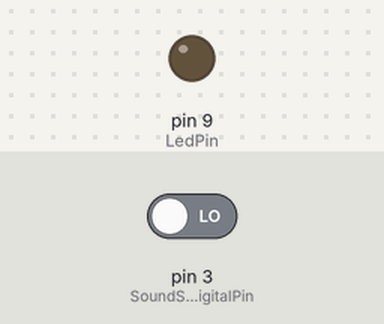
The sketch below on a simulated Arduino Uno, built with avr-gcc and run on an emulated ATmega328P. Parts: output pins drawn as LEDs (lit = HIGH). Inputs (shaded band) come from the test bench; at power-on: pin 3 (SoundSensorDigitalPin) LOW.

Above: at 1.2 s.
1.3 s: pin 3 (SoundSensorDigitalPin) driven HIGH
At 4.1 s:
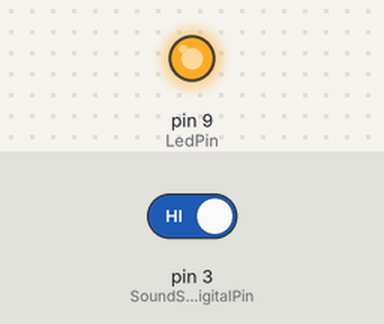
4.3 s: pin 3 (SoundSensorDigitalPin) driven LOW
At 5.1 s:
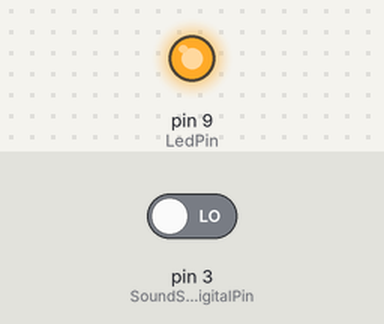
Timing chart, 0 to 7.3 s (numbered marks = the images above; inputs shaded):
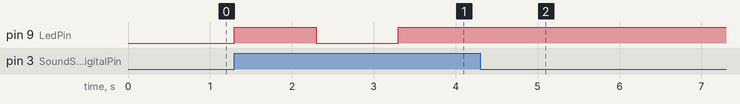

Measured:
- after the input at 1.3 s, pin 9 (LedPin): LOW → HIGH at once, → LOW 1.0 s later, → HIGH 1.0 s later
- after the input at 4.3 s, pin 9 (LedPin): stops changing and stays HIGH

The sketch:

sound-light-control.ino
```cpp
/* Code written by Adrien Louvrier, 13/01/2021
 *
 * Objective : turn on an led with a sound sensor
 * Card used : Arduino Uno
 *
 * Electronic Circuit :
 *
 * input :
 * - sound sensor connected to pin 3, 5V and grd
 *
 * output :
 * - led with a 330 Ohms resistor in serial connected to pin 9 and grd
 */

#define SoundSensorDigitalPin 3 // Sound sensor pin

#define LedPin 9 // led pin

boolean ledState = 0;

void setup() {
  pinMode(SoundSensorDigitalPin, INPUT);
  pinMode(LedPin, OUTPUT);
}

void loop() {
  // Read the values of the sound sensor
  int soundSensorDigitalValue = digitalRead(SoundSensorDigitalPin);

  // Change the led state if there is sound
  if (soundSensorDigitalValue){
    ledState = !ledState;
    digitalWrite(LedPin, ledState);

    // Wait 1 sec before detecting the sound
    delay(1000);
  }
}
```
